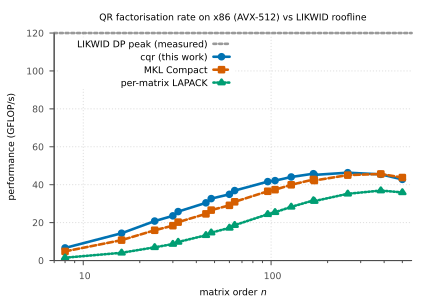

Source code (gnuplot):
# Achieved rate (GFLOP/s) of all three x86 drivers vs matrix order, against the
# LIKWID-measured double-precision roofline. GFLOP/s = (matrices/s) * gflop(n),
# derived from the mats_s columns (cqr=3, mkl=4, lapack=5).
# Run from the report/ directory:  gnuplot figures/gflops_x86.gp
load 'figures/common.gp'
load 'figures/roofline.gp'
set output 'figures/gflops_x86.pdf'

set title "QR factorisation rate on x86 (AVX-512) vs LIKWID roofline"
set logscale x
set xlabel "matrix order {/:Italic n}"
set ylabel "performance (GFLOP/s)"
set xrange [7:560]
set yrange [0:*]
set key top left

plot \
  roof_x86 with lines ls 9 lw 2.5 title 'LIKWID DP peak (measured)', \
  'data/geqrf_x86.dat' using 1:($3*gflop($1)) with linespoints ls 1 title 'cqr (this work)', \
  ''                   using 1:($4*gflop($1)) with linespoints ls 2 title 'MKL Compact', \
  ''                   using 1:($5*gflop($1)) with linespoints ls 3 title 'per-matrix LAPACK'
